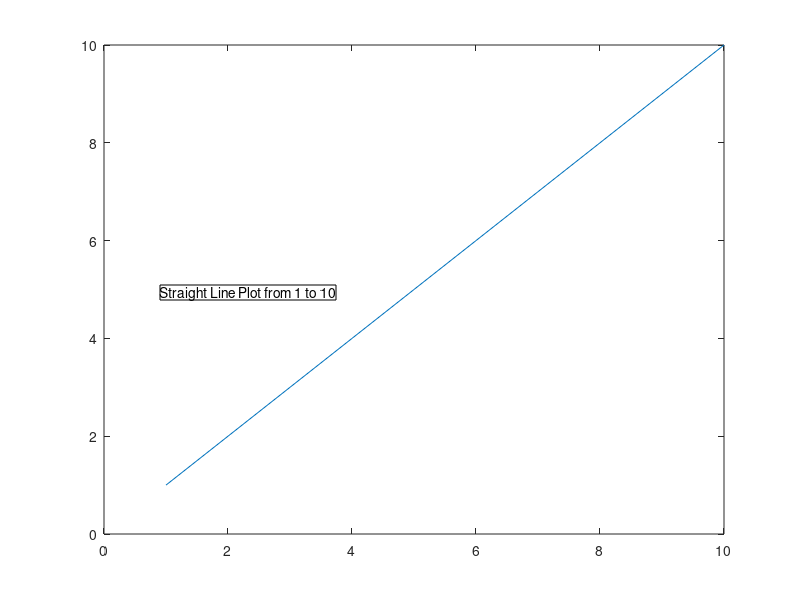

The MATLAB source for this figure:
figure
plot(1:10)
dim = [.2 .5 .3 .2];
str = 'Straight Line Plot from 1 to 10';
annotation('textbox',dim,'String',str,'FitBoxToText','on');